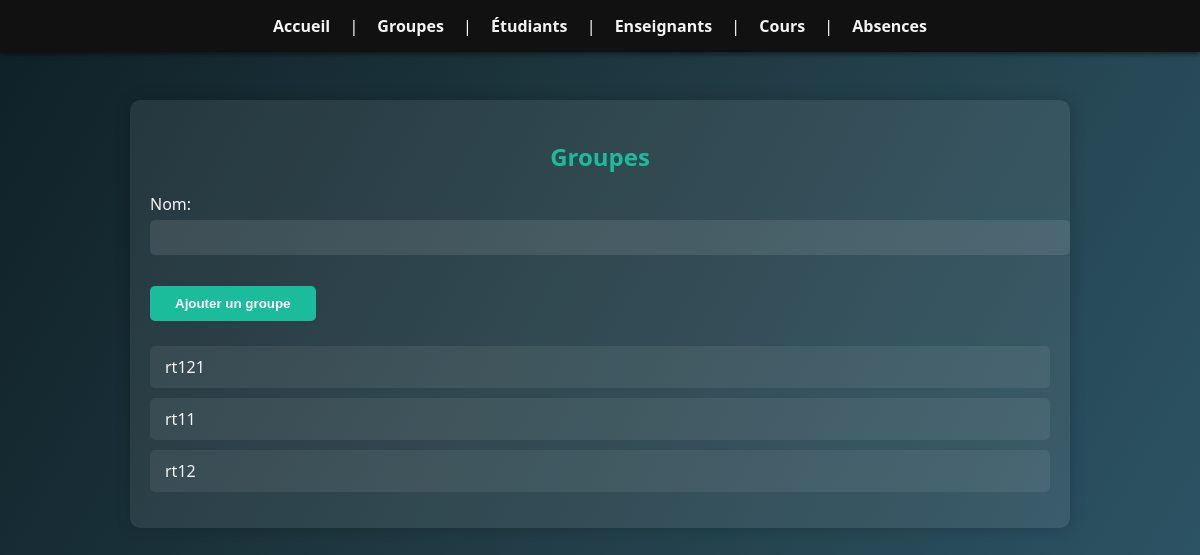
Page /groupes/ on the committed database.
### absences/models.py (models this page shows, shortened)
class Groupe(models.Model):
    nom = models.CharField(max_length=100)

### absences/views.py (the view)
# urls.py: path('groupes/', views.groupes, name='groupes'),
def groupes(request):
    groupes = Groupe.objects.all()
    form = GroupeForm(request.POST or None)
    if form.is_valid():
        form.save()
        return redirect('groupes')
    return render(request, 'absences/groupes.html', {'groupes': groupes, 'form': form})

### absences/forms.py
class GroupeForm(forms.ModelForm):
    class Meta:
        model = Groupe
        fields = '__all__'

### absences/templates/absences/groupes.html (shortened to what this page needs)
{% extends 'absences/base.html' %}
{% block content %}
    <h2>Groupes</h2>
    <form method="post">
        {{ form.as_p }}
        <button type="submit">Ajouter un groupe</button>
    </form>
    <ul>
        {% for groupe in groupes %}
            <li>{{ groupe.nom }}</li>
        {% endfor %}
    </ul>
{% endblock %}

### absences/static/absences/style.css (style rules this page uses)
body { font-family: 'Segoe UI', Tahoma, Geneva, Verdana, sans-serif; background: linear-gradient(120deg, #0f2027, #203a43, #2c5364); color: #f4f4f4; margin: 0; padding: 0; }
h1, h2, h3 { color: #1abc9c; text-align: center; }
form { margin-bottom: 25px; }
form input[type="text"], form input[type="email"], form input[type="file"], form input[type="date"], form input[type="time"], form select, form textarea { width: 100%; padding: 10px; margin-top: 5px; margin-bottom: 15px; border-radius: 5px; border: none; background: rgba(255,255,255,0.1); color: white; }
form button { background-color: #1abc9c; color: white; padding: 10px 25px; border: none; border-radius: 5px; font-weight: bold; cursor: pointer; transition: background-color 0.3s; }
ul { list-style-type: none; padding: 0; }
li { background-color: rgba(255, 255, 255, 0.07); padding: 10px 15px; margin-bottom: 10px; border-radius: 5px; word-wrap: break-word; }

### rows in the picture
Groupe: nom "rt121"
Groupe: nom "rt11"
Groupe: nom "rt12"
